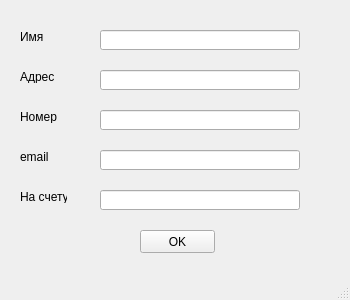
<?xml version="1.0" encoding="UTF-8"?>
<ui version="4.0">
 <class>mainWindow</class>
 <widget class="QMainWindow" name="mainWindow">
  <property name="geometry">
   <rect>
    <x>0</x>
    <y>0</y>
    <width>350</width>
    <height>300</height>
   </rect>
  </property>
  <property name="windowTitle">
   <string>Регистрицая покупателя</string>
  </property>
  <widget class="QWidget" name="centralwidget">
   <widget class="QLabel" name="name">
    <property name="geometry">
     <rect>
      <x>20</x>
      <y>30</y>
      <width>47</width>
      <height>13</height>
     </rect>
    </property>
    <property name="text">
     <string>Имя</string>
    </property>
   </widget>
   <widget class="QLabel" name="address">
    <property name="geometry">
     <rect>
      <x>20</x>
      <y>70</y>
      <width>47</width>
      <height>13</height>
     </rect>
    </property>
    <property name="text">
     <string>Адрес</string>
    </property>
   </widget>
   <widget class="QLabel" name="number">
    <property name="geometry">
     <rect>
      <x>20</x>
      <y>110</y>
      <width>47</width>
      <height>13</height>
     </rect>
    </property>
    <property name="text">
     <string>Номер</string>
    </property>
   </widget>
   <widget class="QLabel" name="lemail">
    <property name="geometry">
     <rect>
      <x>20</x>
      <y>150</y>
      <width>47</width>
      <height>13</height>
     </rect>
    </property>
    <property name="text">
     <string>email</string>
    </property>
   </widget>
   <widget class="QLabel" name="account">
    <property name="geometry">
     <rect>
      <x>20</x>
      <y>190</y>
      <width>47</width>
      <height>13</height>
     </rect>
    </property>
    <property name="text">
     <string>На счету</string>
    </property>
   </widget>
   <widget class="QLineEdit" name="nameEdit">
    <property name="geometry">
     <rect>
      <x>100</x>
      <y>30</y>
      <width>200</width>
      <height>20</height>
     </rect>
    </property>
   </widget>
   <widget class="QLineEdit" name="addressEdit">
    <property name="geometry">
     <rect>
      <x>100</x>
      <y>70</y>
      <width>200</width>
      <height>20</height>
     </rect>
    </property>
   </widget>
   <widget class="QLineEdit" name="numberEdit">
    <property name="geometry">
     <rect>
      <x>100</x>
      <y>110</y>
      <width>200</width>
      <height>20</height>
     </rect>
    </property>
   </widget>
   <widget class="QLineEdit" name="emailEdit">
    <property name="geometry">
     <rect>
      <x>100</x>
      <y>150</y>
      <width>200</width>
      <height>20</height>
     </rect>
    </property>
   </widget>
   <widget class="QLineEdit" name="accountEdit">
    <property name="geometry">
     <rect>
      <x>100</x>
      <y>190</y>
      <width>200</width>
      <height>20</height>
     </rect>
    </property>
   </widget>
   <widget class="QPushButton" name="setupButton">
    <property name="geometry">
     <rect>
      <x>140</x>
      <y>230</y>
      <width>75</width>
      <height>23</height>
     </rect>
    </property>
    <property name="text">
     <string>OK</string>
    </property>
   </widget>
  </widget>
  <widget class="QMenuBar" name="menubar">
   <property name="geometry">
    <rect>
     <x>0</x>
     <y>0</y>
     <width>350</width>
     <height>21</height>
    </rect>
   </property>
  </widget>
  <widget class="QStatusBar" name="statusbar"/>
 </widget>
 <resources/>
 <connections/>
</ui>
